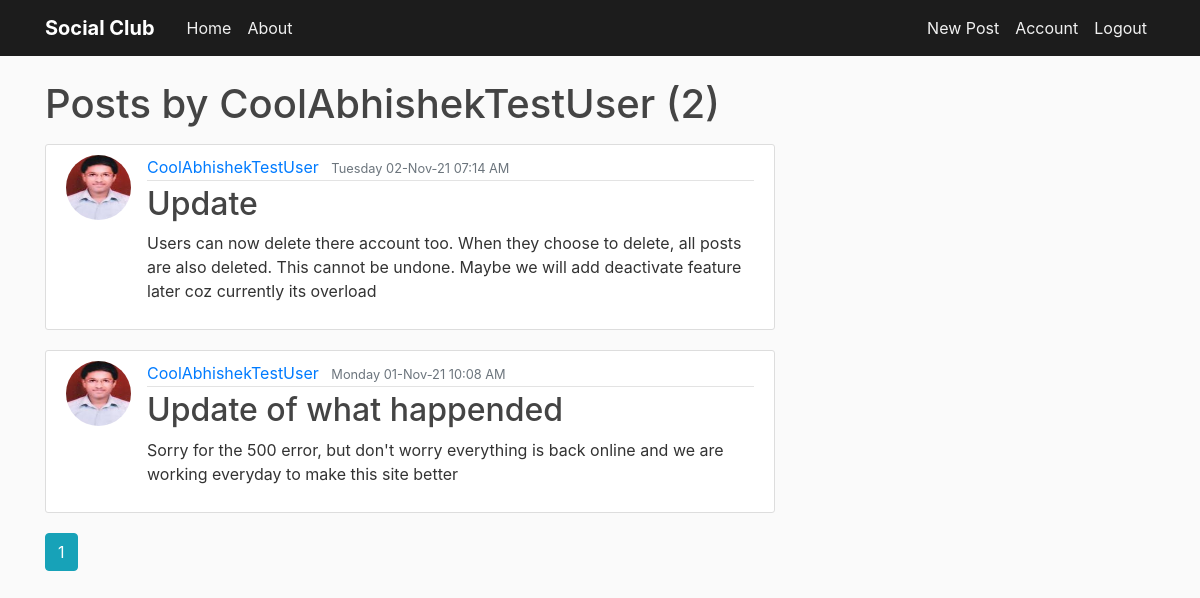
Screenshot of /user/CoolAbhishekTestUser (signed in) with the database file from the repository.
### flaskblog/models.py (models this page shows, shortened)
class User(db.Model,UserMixin):
    id = db.Column(db.Integer, primary_key=True)
    username = db.Column(db.String(20), unique=True, nullable=False)
    email = db.Column(db.String(120), unique=True, nullable=False)
    image_file = db.Column(db.String(20), nullable=False,
                           default='default.jpg')
    password = db.Column(db.String(60), nullable=False)
    date_of_join = db.Column(db.DateTime,default=datetime.utcnow())
    posts = db.relationship('Post', backref='author', lazy=True)

class Post(db.Model):
    id = db.Column(db.Integer, primary_key=True)
    title = db.Column(db.String(100), nullable=False)
    date_posted = db.Column(db.DateTime, nullable=False,
                            default=datetime.utcnow)
    content = db.Column(db.Text, nullable=False)
    user_id = db.Column(db.Integer, db.ForeignKey('user.id'), nullable=False)
    post_edited = db.Column(db.Boolean,unique=False, default=False)

### flaskblog/users/routes.py (the view)
@users.route("/user/<string:username>")
def user_posts(username):
    page = request.args.get('page',1,type=int)
    user =User.query.filter_by(username=username).first_or_404()
    posts = Post.query.filter_by(author=user).order_by(Post.date_posted.desc())\
        .paginate(page = page ,per_page=5)
    return render_template('user_post.html', posts=posts,timezone=timezone,user=user)

### flaskblog/models.py (called while the page is built)
@login_manager.user_loader
def load_user(user_id):
    return User.query.get(int(user_id))

### flaskblog/templates/user_post.html
{% extends "layout.html" %}
{% block content %}
<h1 class="mb-3">Posts by {{user.username}} ({{posts.total}})</h1>
{% for post in posts.items%}
<article class="media content-section">
    <image class ="rounded-circle article-img" src ="{{url_for('static',filename='profile_pics/'+post.author.image_file)}}"></image>
    <div class="media-body">
        <div class="article-metadata">
            <a class="mr-2" href="{{url_for('users.user_posts',username=post.author.username)}}">{{ post.author.username }}</a>
            <small class="text-muted">{{ post.date_posted.replace(tzinfo=timezone.utc).astimezone(tz=None).strftime('%A %d-%b-%y %I:%M %p') }}</small>
        </div>
        <h2><a class="article-title" href="{{url_for('posts.post',post_id=post.id)}}">{{ post.title }}</a></h2>
        <p class="article-content">{{ post.content }}</p>
    </div>
</article>
{% endfor %}
{% for page_num in posts.iter_pages(left_edge=1, right_edge=1, left_current=1, right_current=2) %}
  {% if page_num %}
    {% if posts.page == page_num %}
      <a class="btn btn-info mb-4" href="{{ url_for('users.user_posts',username=user.username, page=page_num) }}">{{ page_num }}</a>
    {% else %}
      <a class="btn btn-outline-info mb-4" href="{{ url_for('users.user_posts',username=user.username, page=page_num) }}">{{ page_num }}</a>
    {% endif %}
  {% else %}
    ...
  {% endif %}
{% endfor %}
{% endblock content %}

### flaskblog/static/main.css (style rules this page uses)
body { background: #fafafa; color: #333333; margin-top: 5rem; }
h1, h2, h3, h4, h5, h6 { color: #444444; }
.content-section { background: #ffffff; padding: 10px 20px; border: 1px solid #dddddd; border-radius: 3px; margin-bottom: 20px; }
.article-title { color: #444444; }
.article-content { white-space: pre-line; }
.article-img { height: 65px; width: 65px; margin-right: 16px; }
.article-metadata { padding-bottom: 1px; margin-bottom: 4px; border-bottom: 1px solid #e3e3e3 }

### rows the page displays
User: username "CoolAbhishekTestUser"
Post: image_file (picture), author.username "CoolAbhishekTestUser", date_posted.replace "Tuesday 02-Nov-21 07:14 AM", title "Update", content "Users can now delete there account too. When they choose to delete, all posts are also deleted. This cannot be undone. Maybe we will add deactivate feature later coz currently its overload"
Post: image_file (picture), author.username "CoolAbhishekTestUser", date_posted.replace "Monday 01-Nov-21 10:08 AM", title "Update of what happended", content "Sorry for the 500 error, but don't worry everything is back online and we are working everyday to make this site better"

### other values shown
{{ posts.total }} "2"
{{ page_num }} "1"
